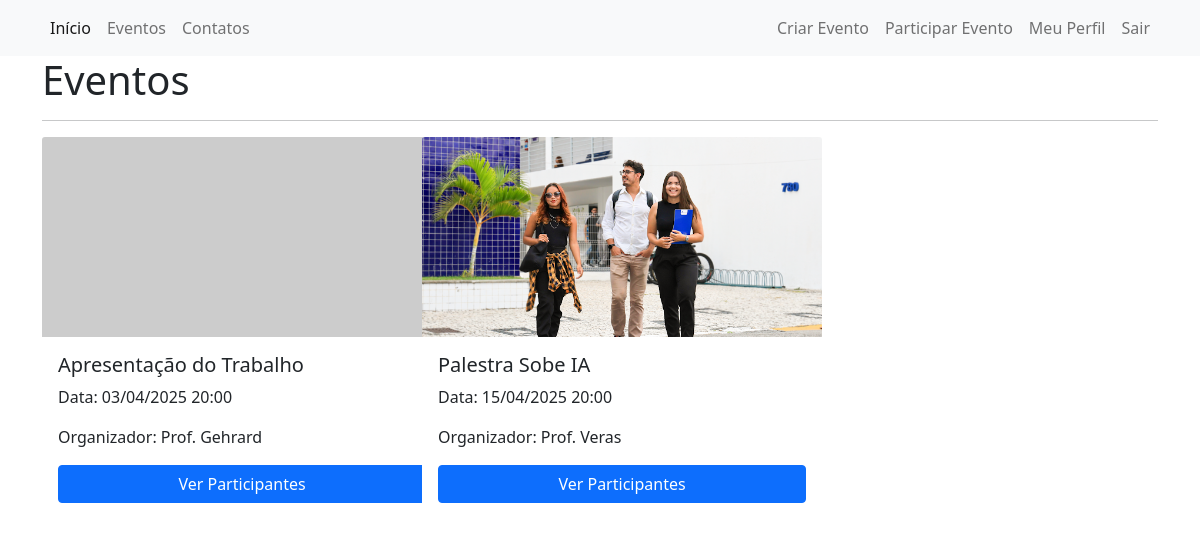
Before: /eventos (signed in) with the older database file.
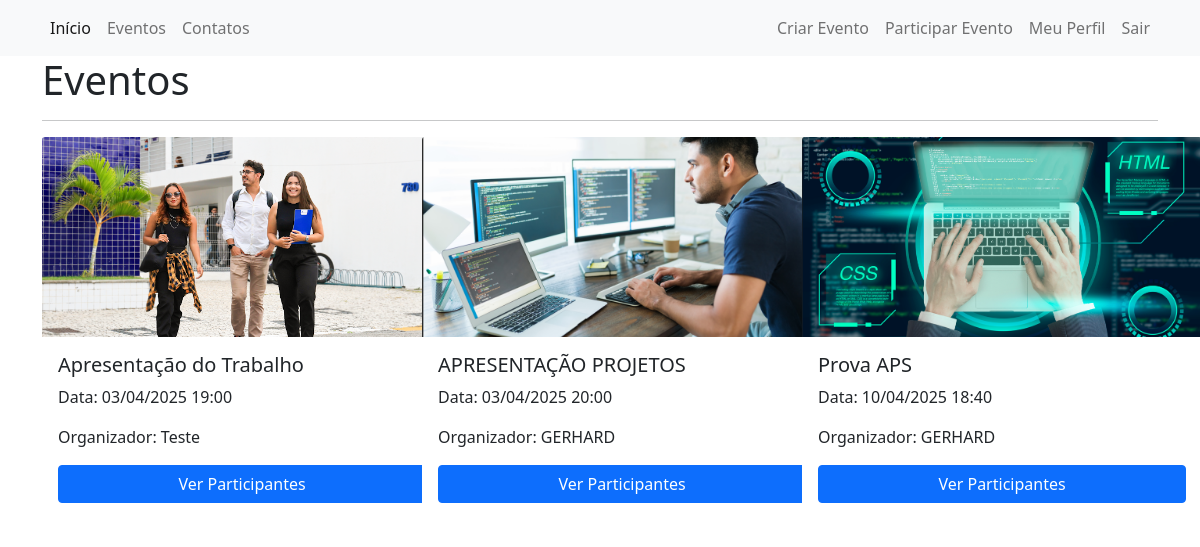
After: the same page with the newer database file.
### comunidadecdl/models.py (models this page shows)
class Evento(database.Model):
    id = database.Column(database.Integer, primary_key=True)
    titulo = database.Column(database.String, nullable=False)
    organizador = database.Column(database.String, nullable=False)
    endereco = database.Column(database.String, nullable=False)
    data = database.Column(database.DateTime, nullable=False, default=datetime.utcnow)
    id_usuario = database.Column(database.Integer, database.ForeignKey('usuario.id'), nullable=False)
    foto1 = database.Column(database.String, nullable=True)
    foto2 = database.Column(database.String, nullable=True)
    foto3 = database.Column(database.String, nullable=True)
    participantes = database.relationship('Participacao', backref='participantes_evento', lazy=True)

### comunidadecdl/routes.py (the view)
@app.route("/eventos")
@login_required
def eventos(): # Alterado o nome da função para 'eventos'
    eventos = Evento.query.all() # Busca os eventos do banco de dados
    return render_template('eventos.html', eventos=eventos) # Passa os eventos para o template

### comunidadecdl/models.py (called while the page is built)
@login_manager.user_loader
def load_usuario(id_usuario):
    return Usuario.query.get(int(id_usuario))

### comunidadecdl/templates/eventos.html (shortened to what this page needs)
{% extends 'base.html' %}
{% block body %}
    <div class="container">
        <h1>Eventos</h1>
        <hr>
        <div class="row g-4">
            {% for evento in eventos %}
                <div class="col-md-6 col-lg-4 mb-4">
                    <div class="card h-100">
                        <div class="img-wrapper">
                            {% if evento.foto1 %}
                                <img src="{{ url_for('static', filename='foto_eventos/' ~ evento.foto1) }}" class="card-img-top evento-img" alt="Foto do Evento">
                            {% else %}
                                <img src="https://via.placeholder.com/400x200" class="card-img-top evento-img" alt="Foto do Evento">
                            {% endif %}
                        </div>
                        <div class="card-body d-flex flex-column">
                            <h5 class="card-title">{{ evento.titulo }}</h5>
                            <p class="card-text">Data: {{ evento.data.strftime('%d/%m/%Y %H:%M') }}</p>
                            <p class="card-text">Organizador: {{ evento.organizador }}</p>
                            <a href="{{ url_for('lista_participantes', evento_id=evento.id) }}" class="btn btn-primary mt-auto">Ver Participantes</a>
                        </div>
                    </div>
                </div>
            {% endfor %}
        </div>
    </div>
{% endblock body %}

### comunidadecdl/templates/base.html (shortened to what this page needs)
<!DOCTYPE html>
<html lang="pt-br">
<head>
    <link href="https://cdn.jsdelivr.net/npm/bootstrap@5.0.2/dist/css/bootstrap.min.css" rel="stylesheet">
    <link rel="stylesheet"  type="text/css" href="{{ url_for('static', filename='main.css')}}">
</head>
<body>
    {% include 'navbar.html' %}
    {% block body %}
    {% endblock body %}
 </body>
</html>

### comunidadecdl/templates/navbar.html (shortened to what this page needs)
<nav class="navbar navbar-expand-lg navbar-light bg-light">
  <div class="container-fluid container">
    <div class="collapse navbar-collapse" id="navbarSupportedContent">
      <ul class="navbar-nav me-auto mb-2 mb-lg-0">
        <li class="nav-item">
          <a class="nav-link active" aria-current="page" href="{{ url_for('home')}}">Início</a>
        </li>
        <li class="nav-item">
          <a class="nav-link" href="{{ url_for('eventos')}}">Eventos</a>
        </li>
        <li class="nav-item">
          <a class="nav-link" href="{{ url_for('contatos')}}">Contatos</a>
        </li>
      </ul>
      <ul class ="d-flex navbar-nav" >
        {% if current_user.is_authenticated %}
            <li class="nav-item">
              <a class="nav-link" href="{{ url_for('criar_evento')}}">Criar Evento</a>
            </li>
            <li class="nav-item">
              <a class="nav-link" href="{{ url_for('participar_evento')}}">Participar Evento</a>
            </li>
            <li class="nav-item">
              <a class="nav-link" href="{{ url_for('perfil')}}">Meu Perfil</a>
            </li>
            <li class="nav-item">
              <a class="nav-link" href="{{ url_for('sair')}}">Sair</a>
            </li>
        {%endif %}
      </ul>
    </div>
  </div>
</nav>

### comunidadecdl/static/main.css (style rules this page uses)
.card { width: 400px; border: none; border-radius: 10px; background-color: #fff; }

### comunidadecdl/templates/eventos.html (style rules this page uses)
.evento-img { object-fit: cover; height: 200px; width: 100%; }
.img-wrapper { height: 200px; overflow: hidden; }
.card { display: flex; flex-direction: column; }

Changed rows visible on the page:
changed Evento "Apresentação do Trabalho": foto1: picture added; data "03/04/2025 20:00" → "03/04/2025 19:00"; organizador "Prof. Gehrard" → "Teste"
changed Evento: foto1: a different picture; titulo "Palestra Sobe IA" → "APRESENTAÇÃO PROJETOS"; data "15/04/2025 20:00" → "03/04/2025 20:00"; organizador "Prof. Veras" → "GERHARD"
added Evento: foto1 (picture), titulo "Prova APS", data "10/04/2025 18:40", organizador "GERHARD"
